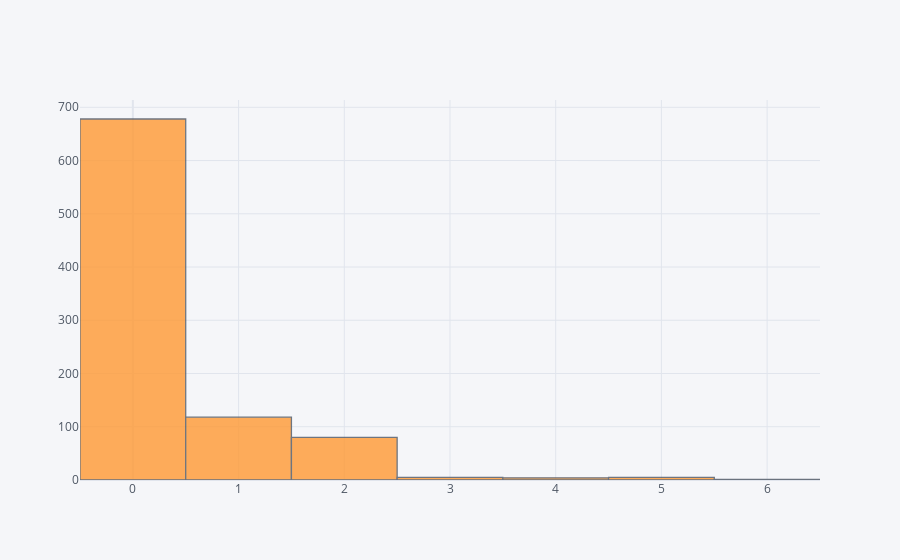

Notebook source saved alongside this figure:
### Code cell
data['Parch'].iplot(kind='hist')

### Figure 1 — Plotly figure (JSON) as saved in the notebook; plotly's stock layout.template omitted (floating-point values rounded to 4 significant figures; data arrays with more than 128 entries replaced by an {"elided": "..."} marker saying what was removed)
{"data": [{"histfunc": "count", "histnorm": "", "marker": {"color": "rgba(255, 153, 51, 1.0)", "line": {"color": "#4D5663", "width": 1.3}}, "name": "Parch", "opacity": 0.8, "orientation": "v", "type": "histogram", "x": {"elided": "891 int values"}}], "layout": {"barmode": "overlay", "legend": {"bgcolor": "#F5F6F9", "font": {"color": "#4D5663"}}, "paper_bgcolor": "#F5F6F9", "plot_bgcolor": "#F5F6F9", "title": {"font": {"color": "#4D5663"}}, "xaxis": {"gridcolor": "#E1E5ED", "showgrid": true, "tickfont": {"color": "#4D5663"}, "title": {"font": {"color": "#4D5663"}, "text": ""}, "zerolinecolor": "#E1E5ED"}, "yaxis": {"gridcolor": "#E1E5ED", "showgrid": true, "tickfont": {"color": "#4D5663"}, "title": {"font": {"color": "#4D5663"}, "text": ""}, "zerolinecolor": "#E1E5ED"}}}
